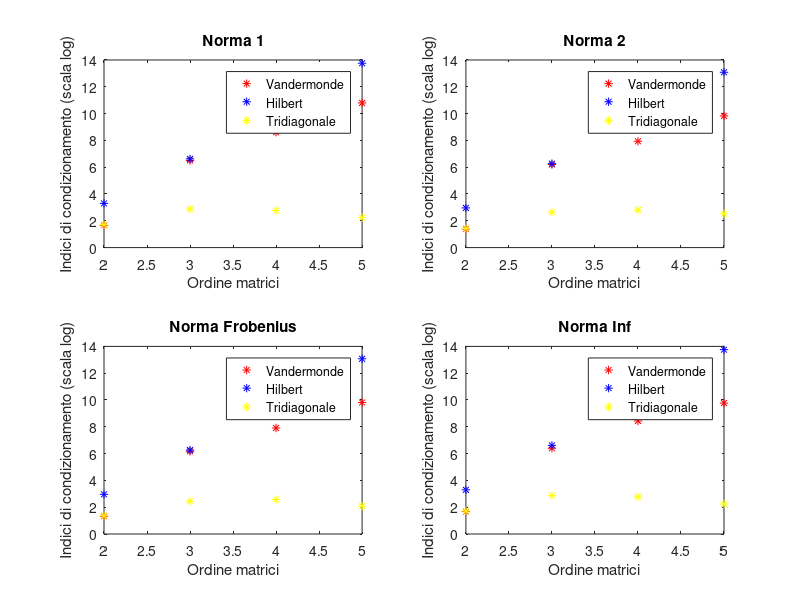

The MATLAB script that drew this image:
%Fa il grafico delle norme studiate per le matrici prese in considerazione,
%per l'ordine delle matrici che varia da 2 a n

n = input("Inserisci ordine massimo: ")

%Inizializza matrice 4 * 3.
%A ogni riga corrisponde una norma, a ogni colonna il tipo di matrice.
%Ogni cella è un array di n-1 componenti che contiene l'indice di 
%di condizionamento di una matrice di ordine diverso
empty = zeros(1,n-1);
conds = {   empty, empty, empty;
            empty, empty, empty;
            empty, empty, empty;
            empty, empty, empty;};
        
for z = 2:n
    %Inizializza a ogni ciclo le tre matrici e le mette in un vettore
    r1 = rand(z, 1);
    V = vander(r1);
    H = hilb(z);

    r2 = rand((z-1), 1);
    D = diag(r1) + diag(r2, +1) + diag(r2, -1);
    
    M = {V, H, D};
    for j= 1:3
        conds{1,j}(z-1) = norm(inv(M{j}), 1)*norm(M{j}, 1);
		conds{3,j}(z-1) = norm(inv(M{j}), 2)*norm(M{j}, 2);		
		conds{2,j}(z-1) = norm(inv(M{j}), "fro")*norm(M{j}, "fro");
		conds{4,j}(z-1) = norm(inv(M{j}), "Inf")*norm(M{j}, "Inf");
    end
    
end


range = 2:n;
figure(1);
for i=1:4
    subplot(2,2,i);
    plot(range,log(conds{i,1}), "r*");
    hold on
    plot(range,log(conds{i,2}), "b*");
    plot(range,log(conds{i,3}), "y*");
    legend('Vandermonde','Hilbert','Tridiagonale')
    ylabel("Indici di condizionamento (scala log)");
    xlabel("Ordine matrici");
    
    if i == 1
        title("Norma 1")
    elseif i==2
        title("Norma 2")
    elseif i==3
        title("Norma Frobenius")
    else
        title("Norma Inf")
   
    end
end

